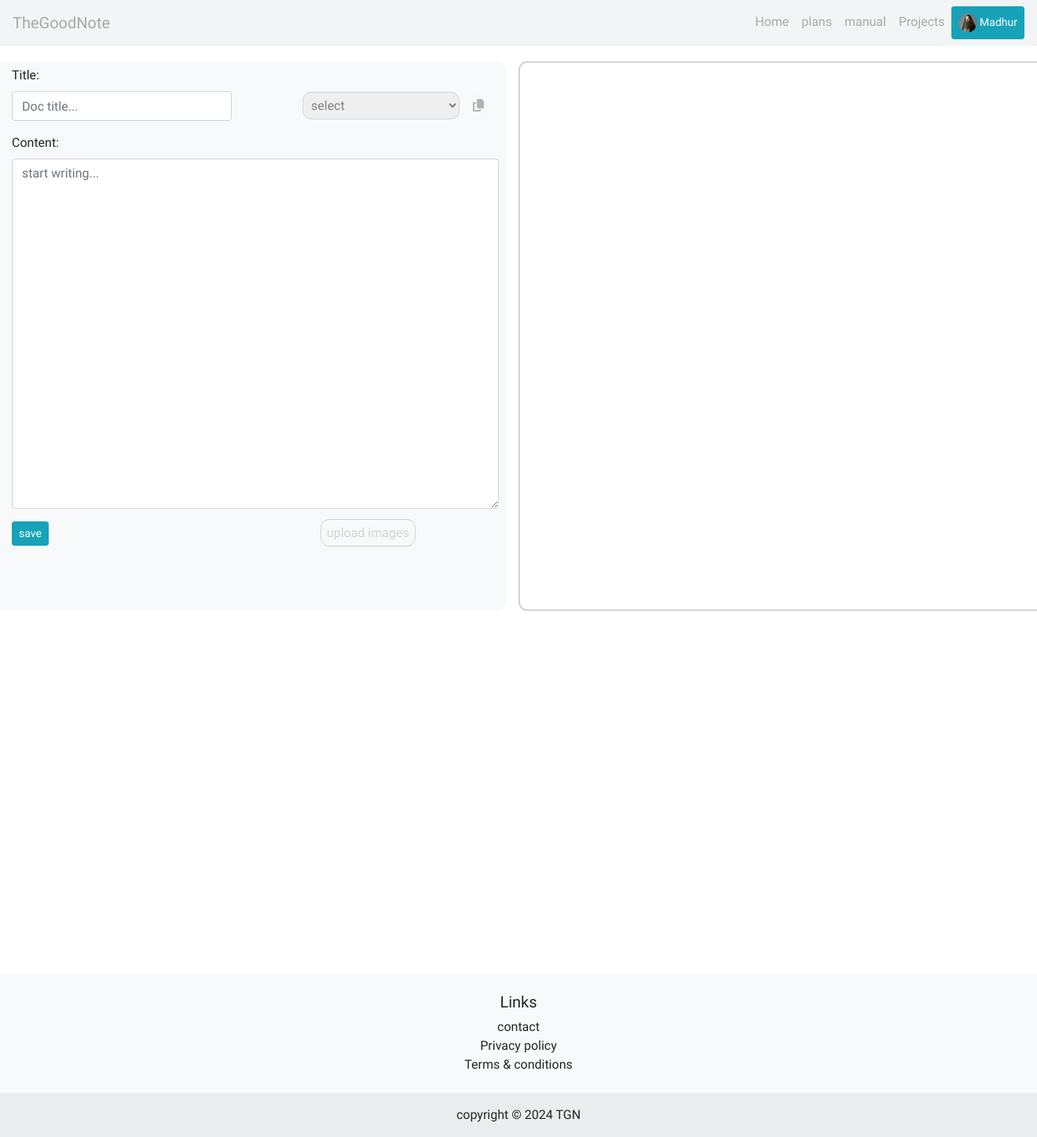
The page /project/post (signed in) on the database its author committed.
### core/models.py (models this page shows)
class User(AbstractUser):
    pass

### userprofile/models.py (models this page shows, shortened)
class UserProfile(models.Model):
    user = models.OneToOneField(User, on_delete=models.CASCADE, related_name="profile")
    name = models.CharField(max_length=100, blank=True, null=True)
    date_of_birth = models.DateField(blank=True, null=True)
    about = models.TextField(max_length=225, blank=True, null=True)
    country = CountryField(blank=True, null=True)
    image = models.ImageField(default='profile_pictures/default-user.png', upload_to='profile_pictures')

### project/views.py (the view, shortened to what this page needs)
# urls.py: path('post', views.post, name='post'),
def post(request):
    total_images = Img.objects.filter(user=request.user)
    return render(request, 'project/post.html', {
        'form': PostForm(),
        "user_images":total_images,
    })

### project/forms.py
class PostForm(forms.ModelForm):
    class Meta:
        model = Post
        fields = ['title', 'content']
        widgets = {
            'title': forms.TextInput(attrs={'style':'width:280px;','autofocus':'autofocus', 'autocomplete':'off', 'class':'form-control', 'id':'id_title', 'placeholder':'Doc title...'}),
            'content': forms.Textarea(attrs={'rows':18, 'cols':20, 'autocomplete':'off', 'class':'form-control', 'id':'id_content', 'placeholder':'start writing...'})
        }

### project/templatetags/filters.py (called while the page is built)
@register.filter
def filename(value):
    filename = value.split('/')[-1]
    return filename

### project/templates/project/post.html (shortened to what this page needs)
{% extends 'core/layout.html' %}
{% load static %}
{% load mathjax %}
{% load filters %}
{% block body %}
<div class="post-block row">
    <div class="sidebar col-lg-6 col-md-7 bg-light">
        <div id="id_copy_image_url">
            <select name="uploads" id="uploads">
                <option disabled selected value="">select</option>
            </select>
            <button id="id_copyBtn" class="ml-2"> <i class="fas fa-copy"></i></button>
        </div>
        <form action="{% url 'project:post' %}" method="post" enctype="multipart/form-data">
            {% for fm in form %}
            {% if fm.name != 'post_id' and fm.name != 'images' %}
            <label> {{fm.label}}: </label>
            <div class="form-group">
                {{fm}}
            </div>
            {% endif %}
            {% endfor %}
            <div>
                <button id="id_save_post_btn" class="btn btn-sm btn-info"> save </button>
                <a href="{% url 'project:upload_image' %}" id="id_upload_image_url"> upload images </a>
            </div>
        </form>
    </div>
    <div class="main col-lg-6 col-md-7">
        <div id="display"></div>
    </div>
</div>
{% endblock %}

### core/templates/core/layout.html (shortened to what this page needs)
{% load static %}
<!DOCTYPE html>
<html lang="en">
    <head>
        <link rel="stylesheet" href="{% static 'project/css/styles.css' %}">
        <link rel="stylesheet" href="{% static 'core/css/styles.css' %}">
        <link rel="stylesheet" href="{% static 'userprofile/css/styles.css' %}">
        <link rel="stylesheet" href="https://stackpath.bootstrapcdn.com/bootstrap/4.4.1/css/bootstrap.min.css">
    </head>
    <body class="body">
        <div id="navbar-app">
            <nav class="navbar navbar-expand-lg">
                <a class="navbar-brand" href="{% url 'core:index' %}" id="id_tgn_logo">
                    TheGoodNote
                </a>
                <div class="ml-auto">
                    <ul class="navbar-nav ml-auto">
                        <li class="nav-item">
                            <a class="nav-link" href="{% url 'core:index' %}"> Home </a>
                        </li>
                        <li class="nav-item">
                            <a class="nav-link" href="{% url 'core:plans' %}"> plans </a>
                        </li>
                        <li class="nav-item">
                            <a class="nav-link" href="{% url 'core:user_manual' %}"> manual </a>
                        </li>
                        {%if request.user.is_authenticated %}
                            <li class="nav-item">
                                <a href="{% url 'project:projects' %}" class="nav-link"> Projects </a>
                            </li>
                            <li class="nav-item">
                                <a class="nav-link btn btn-sm btn-info" href="{% url 'userprofile:user_profile' user_id=request.user.id %}">
                                    {% if request.user.profile.image.url %}
                                        <img class="post-image" alt="{{request.user.username}}" src="{{request.user.profile.image.url}}" width="100">
                                    {% else %}
                                        <span class="icon"><i class="fas fa-user"></i></span>
                                    {% endif %}
                                    <span>
                                        {% if not request.user.profile.name %}
                                            {% firstof request.user.get_full_name request.user.username %}
                                        {% else %}
                                            {{request.user.profile.name}}
                                        {% endif %}
                                    </span>
                                </a>
                            </li>
                        {% else %}
                            <li class="nav-item">
                                <a class="nav-link btn btn-sm btn-info" href="{% url 'core:login' %}"> login </a>
                            </li>
                        {% endif %}
                    </ul>
                </div>
            </nav>
        </div>
        <section class="section">
            {% block body %}
            {% endblock %}
        </section>
        <footer style="margin-top: 35%;">
            <div class="text-center bg-light">
            <div class="container p-4">
                <div class="row">
                  <div class="col-lg-12 col-md-6 mb-4 mb-md-0">
                    <h5 class=""> Links </h5>
                    <ul class="list-unstyled mb-0">
                      <li>
                        <a href="{% url 'core:contact' %}" class="text-body"> contact </a>
                      </li>
                      <li>
                        <a href="{% url 'core:privacy' %}" class="text-body"> Privacy policy </a>
                      </li>
                      <li>
                        <a href="{% url 'core:terms' %}" class="text-body"> Terms & conditions </a>
                      </li>
                    </ul>
                  </div>
                </div>
              </div>
              <div class="text-center p-3" style="background-color: rgba(0, 0, 0, 0.05);">
                  copyright &copy; 2024
                <a class="text-body" href="">TGN</a>
              </div>
            </div>
          </footer>
    </body>
</html>

### project/static/project/css/styles.css (style rules this page uses)
.codeBlock, #id_copyBtn { display: inline-block; background-color: #f6f8fa; padding: 7px; border-style: none; border-radius: 11px; }
.copyButton, #id_copyBtn { padding: 5px; border-style: none; border-radius: 9px; background-color: #f6f8fa; transition: .2s ease; }
.post-block { width: 100%; padding: 20px 0 0 0; margin: 0; }
.post-block > .sidebar { border-radius: 11px; padding: 6px 10px 60px 30px; }
.post-block > .main > #display { border: 2px solid lightgray; border-radius: 11px; min-height: 700px; max-height: 700px; overflow-y: auto; padding: 20px; min-width: 710px; max-width: 710px; overflow-x: auto; }
#id_upload_image_url { margin-left: 342px; text-decoration: none; color: lightgray; transition: .2s ease; padding: 7px; border: 1px solid lightgray; border-radius: 11px; }
#id_copy_image_url { position: absolute; top: 39px; left: 400px; text-decoration: none; }
#uploads { border-radius: 11px; padding: 6px; border: 1px solid lightgray; color: gray; min-width: 200px; }

### core/static/core/css/styles.css (style rules this page uses)
.body { font-family: "Marcellus", serif; font-weight: 400; font-style: normal; top: 0; left: 0; margin: 0; padding: 0; }
#id_tgn_logo { color: darkgray; }
.nav-link { color: darkgray; }
#navbar-app > .navbar { background-color: #f3f4f5; }
.post-image { width: 24px; height: 24px; border-radius: 50%; background-size: cover; }

### userprofile/static/userprofile/css/styles.css (style rules this page uses)
.container { display: grid; justify-items: center; align-items: center; }

### rows shown on the page
User: user.profile.image (picture), user.profile.name "Madhur"

### other values the page prints
{{ fm.label }} "Title" "Content"
